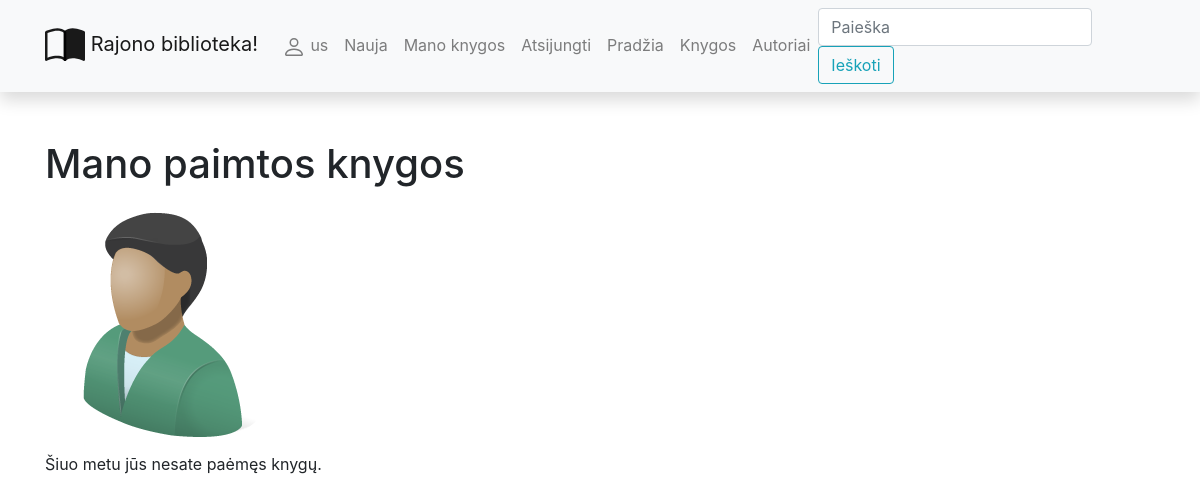
Page /library/mybooks/ (signed in) on the earlier database version.
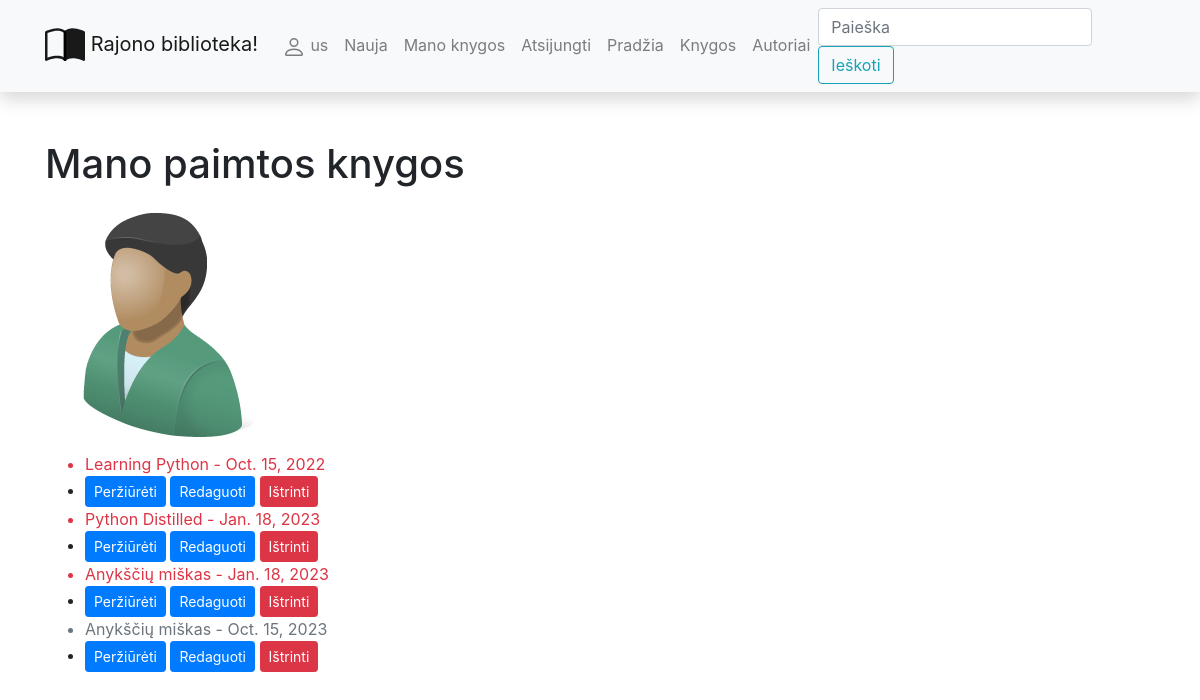
Same page on the later database version.
### library/models.py (models this page shows, shortened)
class Profilis(models.Model):
    user = models.OneToOneField(User, on_delete=models.CASCADE)
    nuotrauka = models.ImageField(default="profile_pics/default.png", upload_to="profile_pics")

class BookInstance(models.Model):
    id = models.UUIDField(primary_key=True, default=uuid.uuid4, help_text="Unikalus ID leidinio kopijai")
    due_back = models.DateField("Bus prieinama", null=True, blank=True)
    LOAN_STATUS = (
        ('a', 'Administruojama'),
        ('p', 'Paimta'),
        ('g', 'Galima paimti'),
        ('r', 'Rezervuota')
    )
    status = models.CharField(
        "Statusas",
        max_length=1,
        choices=LOAN_STATUS,
        blank=True,
        default='a',
        help_text="Leidinio kopijos statusas"
    )
    book_id = models.ForeignKey(Book, on_delete=models.SET_NULL, null=True)
    reader = models.ForeignKey(User, on_delete=models.SET_NULL, null=True, blank=True)
    @property
    def is_overdue(self):
        if self.due_back and date.today() > self.due_back:
            return True
        else:
            return False
    class Meta:
        ordering = ['due_back']

class Book(models.Model):
    title = models.CharField("Pavadinimas", max_length=200)
    summary = models.TextField("Aprašymas", max_length=1000, help_text="Trumpas knygos aprašymas")
    isbn = models.CharField("ISBN",
                            max_length=13,
                            help_text="13 simbolių <a href='https://www.isbn-international.org/"
                                      "content/what-isbn'>ISBN kodas</a>")
    author_id = models.ForeignKey(Author, on_delete=models.SET_NULL, null=True, related_name='books_rn')
    genre_id = models.ManyToManyField("Genre", help_text="Išrinkite žanrą/us šiai knygai")
    cover = models.ImageField("Viršelis", upload_to="covers", null=True, blank=True)
    def display_genre(self):
        return ', '.join([genre.name for genre in self.genre_id.all()][:3])
    display_genre.short_description = 'Žanras'

### library/views.py (the view)
# urls.py: path("mybooks/", views.LoanedBooksByUserListView.as_view(), name='my-borrowed_n'),
class LoanedBooksByUserListView(LoginRequiredMixin, generic.ListView):
    model = BookInstance
    context_object_name = 'bookinstance_list'  # nebūtina, tokį pavadinimą kontekste django sukuria automatiškai
    template_name = 'user_books.html'
    paginate_by = 5
    def get_queryset(self):
        query = BookInstance.objects.filter(reader=self.request.user).filter(status__exact='p').order_by('due_back')
        return query

### library/templates/user_books.html
{% extends "base.html" %}
{% block content %}
<h1>Mano paimtos knygos</h1>
<img class="rounded-circle" src="{{ user.profilis.nuotrauka.url }}">
{% if bookinstance_list %}
<ul>
    {% for bookinst_obj in bookinstance_list %}
    <li class="{% if bookinst_obj.is_overdue %}text-danger{% else %}text-muted{% endif %}">
        {{ bookinst_obj.book_id.title}} - {{ bookinst_obj.due_back }}
    </li>
    <li>
        <a class="btn btn-sm btn-primary" href="{% url 'my-book_n' bookinst_obj.id %}" role="button">
            Peržiūrėti
        </a>
        <a class="btn btn-sm btn-primary" href="{% url 'my-book-update_n' bookinst_obj.id %}" role="button">
            Redaguoti
        </a>
        <a class="btn btn-sm btn-danger" href="{% url 'my-book-delete_n' bookinst_obj.id %}" role="button">
            Ištrinti
        </a>
    </li>
    {% endfor %}
</ul>
{% else %}
<p>Šiuo metu jūs nesate paėmęs knygų.</p>
{% endif %}
{% endblock %}

### library/templates/base.html (shortened to what this page needs)
<!DOCTYPE html>
<html lang="en">
  <head>
    <link
      rel="stylesheet"
      href="https://stackpath.bootstrapcdn.com/bootstrap/4.1.3/css/bootstrap.min.css"
    />
    <link
      rel="stylesheet"
      href="https://cdnjs.cloudflare.com/ajax/libs/font-awesome/4.7.0/css/font-awesome.min.css"
    />
    {% load static %}
    <link rel="stylesheet" href="{% static 'css/styles.css' %}" />
  </head>
  <body>
    <nav
      class="navbar navbar-expand-lg navbar-light bg-light static-top mb-5 shadow"
    >
      <div class="container">
        <a class="navbar-brand" href="{% url 'index_n' %}">
          Rajono biblioteka!</a
        >
        <div class="collapse navbar-collapse" id="navbarResponsive">
          <ul class="navbar-nav ml-auto">
            {% if user.is_authenticated %}
            <li class="nav-item">
              <a class="nav-link" href="{% url 'profilis_n' %}">
                {{ user.get_username }}</a>
            </li>
            <li class="nav-item">
              <a class="nav-link" href="{% url 'my-borrowed-new_n' %}">Nauja</a>
            </li>
            <li class="nav-item">
              <a class="nav-link" href="{% url 'my-borrowed_n' %}">Mano knygos</a>
            </li>
            <li class="nav-item">
              <a class="nav-link" href="{% url 'logout' %}?next=/">Atsijungti</a>
            </li>
            {% endif %}
            <li class="nav-item">
              <a class="nav-link" href="{% url 'index_n' %}">Pradžia</a>
            </li>
            <li class="nav-item">
              <a class="nav-link" href="{% url 'books_n' %}">Knygos</a>
            </li>
            <li class="nav-item">
              <a class="nav-link" href="{% url 'authors_n' %}">Autoriai</a>
            </li>
          </ul>
          <form
            class="form-inline my-2 my-lg-0"
            action="{% url 'search_n' %}"
            method="get"
          >
            <input
              class="form-control mr-sm-2"
              type="search"
              placeholder="Paieška"
              aria-label="Search"
              name="search_text"
            />
            <button class="btn btn-outline-info my-2 my-sm-0" type="submit">
              Ieškoti
            </button>
          </form>
        </div>
      </div>
    </nav>
    <div class="container">
      {% block content %}{% endblock %}</div>
  </body>
</html>

### library/static/css/styles.css (style rules this page uses)
.navbar { white-space: nowrap; }

Differences in the rows shown:
added BookInstance: book_id "Learning Python", due_back "Oct. 15, 2022"
added BookInstance: book_id "Python Distilled", due_back "Jan. 18, 2023"
added BookInstance: book_id "Anykščių miškas", due_back "Jan. 18, 2023"
added BookInstance: book_id "Anykščių miškas", due_back "Oct. 15, 2023"
Other differences:
text no longer shown: "Šiuo metu jūs nesate paėmęs knygų."
